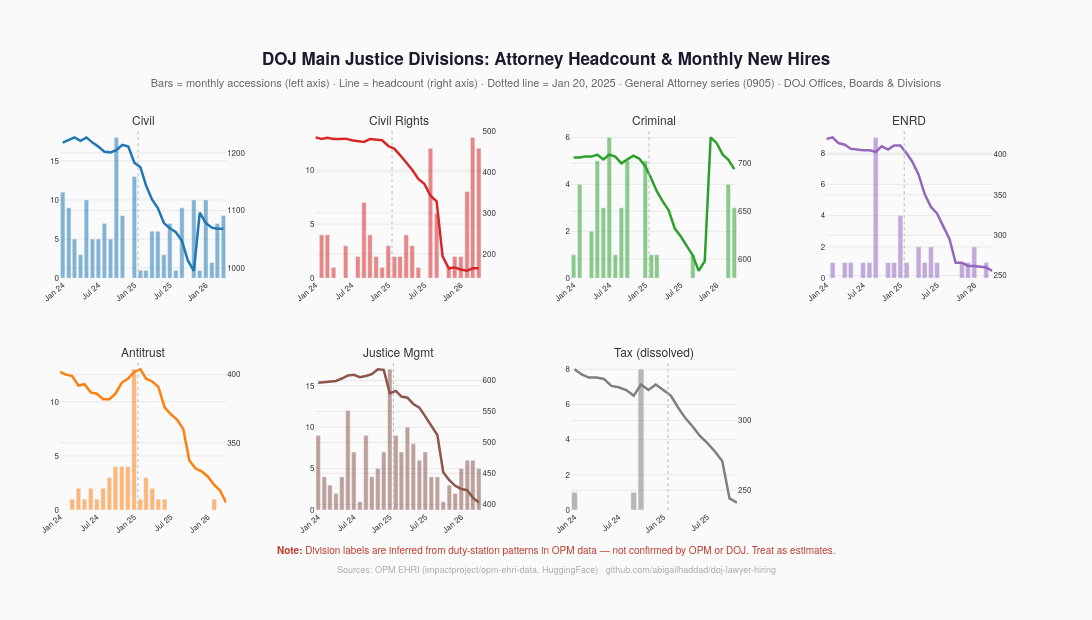

Notebook code cell kept with this figure:
### Code cell
DIVISIONS_ORDERED = [
    ("1845", "Civil"),
    ("1818", "Civil Rights"),
    ("1034", "Criminal"),
    ("1036", "ENRD"),
    ("1830", "Antitrust"),
    ("1831", "Justice Mgmt"),
    ("1817", "Tax (dissolved)"),
]
DIV_COLORS = ['#1f77b4', '#d62728', '#2ca02c', '#9467bd', '#ff7f0e', '#8c564b', '#7f7f7f']

NCOLS = 4
NROWS = 2
specs  = [[{"secondary_y": True}] * NCOLS for _ in range(NROWS)]
titles = [name for _, name in DIVISIONS_ORDERED] + [""]

fig_div = make_subplots(
    rows=NROWS, cols=NCOLS,
    specs=specs,
    subplot_titles=titles,
    vertical_spacing=0.22,
    horizontal_spacing=0.09,
)

for idx, (poi, name) in enumerate(DIVISIONS_ORDERED):
    row = idx // NCOLS + 1
    col = idx % NCOLS + 1
    color = DIV_COLORS[idx]

    emp = div_emp_df[div_emp_df['poi'] == poi].sort_values('date')
    acc = div_acc_df[div_acc_df['poi'] == poi].sort_values('date')

    fig_div.add_trace(
        go.Bar(x=acc['date'], y=acc['accessions'],
               marker_color=color, opacity=0.55,
               name=name, showlegend=False),
        row=row, col=col, secondary_y=False,
    )
    fig_div.add_trace(
        go.Scatter(x=emp['date'], y=emp['headcount'],
                   mode='lines', line=dict(color=color, width=2.5),
                   name=name, showlegend=False),
        row=row, col=col, secondary_y=True,
    )
    fig_div.add_vline(x=INAUGURATION, line=dict(color='#bbb', width=1, dash='dot'),
                      row=row, col=col)

fig_div.update_layout(
    title=dict(
        text=(
            '<b>DOJ Main Justice Divisions: Attorney Headcount & Monthly New Hires</b><br>'
            '<span style="font-size:11px;color:#666">'
            'Bars = monthly accessions (left axis) · Line = headcount (right axis) · '
            'Dotted line = Jan 20, 2025 · General Attorney series (0905) · DOJ Offices, Boards & Divisions'
            '</span>'
        ),
        font=dict(size=17, family=FONT, color='#1a1a2e'),
        x=0.5, xanchor='center',
    ),
    paper_bgcolor=BG, plot_bgcolor=BG,
    font=dict(family=FONT, size=10, color='#333'),
    margin=dict(t=130, b=110, l=60, r=40),
    height=620, width=1150,
)
for ax in fig_div.select_yaxes():
    ax.update(showgrid=True, gridcolor=GRID, zeroline=False, tickfont=dict(size=8))
for ax in fig_div.select_xaxes():
    ax.update(showgrid=False, tickformat='%b %y', tickangle=-40, tickfont=dict(size=8))
for ann in fig_div.layout.annotations:
    ann.font.update(size=12, family=FONT, color='#333')

fig_div.add_annotation(
    x=0.5, y=-0.13, xref='paper', yref='paper', showarrow=False, xanchor='center',
    text='<b>Note:</b> Division labels are inferred from duty-station patterns in OPM data — not confirmed by OPM or DOJ. Treat as estimates.',
    font=dict(size=10, color='#c0392b', family=FONT),
)
fig_div.add_annotation(
    x=0.5, y=-0.18, xref='paper', yref='paper', showarrow=False, xanchor='center',
    text='Sources: OPM EHRI (impactproject/opm-ehri-data, HuggingFace) · github.com/abigailhaddad/doj-lawyer-hiring',
    font=dict(size=9, color='#aaa', family=FONT),
)

fig_div.show()
fig_div.write_image('doj_divisions.png', scale=2)
print('Saved: doj_divisions.png')

### Figure 1 — Plotly figure (JSON) as saved in the notebook; plotly's stock layout.template omitted (floating-point values rounded to 4 significant figures)
{"data": [{"marker": {"color": "#1f77b4"}, "name": "Civil", "opacity": 0.55, "showlegend": false, "type": "bar", "x": ["2024-01-01T00:00:00", "2024-02-01T00:00:00", "2024-03-01T00:00:00", "2024-04-01T00:00:00", "2024-05-01T00:00:00", "2024-06-01T00:00:00", "2024-07-01T00:00:00", "2024-08-01T00:00:00", "2024-09-01T00:00:00", "2024-10-01T00:00:00", "2024-11-01T00:00:00", "2025-01-01T00:00:00", "2025-02-01T00:00:00", "2025-03-01T00:00:00", "2025-04-01T00:00:00", "2025-05-01T00:00:00", "2025-06-01T00:00:00", "2025-07-01T00:00:00", "2025-08-01T00:00:00", "2025-09-01T00:00:00", "2025-11-01T00:00:00", "2025-12-01T00:00:00", "2026-01-01T00:00:00", "2026-02-01T00:00:00", "2026-03-01T00:00:00", "2026-04-01T00:00:00"], "xaxis": "x", "y": [11.0, 9.0, 5.0, 3.0, 10.0, 5.0, 5.0, 7.0, 5.0, 18.0, 8.0, 13.0, 1.0, 1.0, 6.0, 6.0, 3.0, 7.0, 1.0, 9.0, 10.0, 1.0, 10.0, 2.0, 7.0, 8.0], "yaxis": "y"}, {"line": {"color": "#1f77b4", "width": 2.5}, "mode": "lines", "name": "Civil", "showlegend": false, "type": "scatter", "x": ["2024-01-01T00:00:00", "2024-02-01T00:00:00", "2024-03-01T00:00:00", "2024-04-01T00:00:00", "2024-05-01T00:00:00", "2024-06-01T00:00:00", "2024-07-01T00:00:00", "2024-08-01T00:00:00", "2024-09-01T00:00:00", "2024-10-01T00:00:00", "2024-11-01T00:00:00", "2024-12-01T00:00:00", "2025-01-01T00:00:00", "2025-02-01T00:00:00", "2025-03-01T00:00:00", "2025-04-01T00:00:00", "2025-05-01T00:00:00", "2025-06-01T00:00:00", "2025-07-01T00:00:00", "2025-08-01T00:00:00", "2025-09-01T00:00:00", "2025-10-01T00:00:00", "2025-11-01T00:00:00", "2025-12-01T00:00:00", "2026-01-01T00:00:00", "2026-02-01T00:00:00", "2026-03-01T00:00:00", "2026-04-01T00:00:00"], "xaxis": "x", "y": [1218.0, 1222.0, 1227.0, 1221.0, 1227.0, 1218.0, 1211.0, 1202.0, 1201.0, 1205.0, 1214.0, 1211.0, 1183.0, 1175.0, 1144.0, 1119.0, 1104.0, 1078.0, 1069.0, 1062.0, 1047.0, 1013.0, 995.0, 1096.0, 1078.0, 1070.0, 1068.0, 1068.0], "yaxis": "y2"}, {"marker": {"color": "#d62728"}, "name": "Civil Rights", "opacity": 0.55, "showlegend": false, "type": "bar", "x": ["2024-02-01T00:00:00", "2024-03-01T00:00:00", "2024-04-01T00:00:00", "2024-06-01T00:00:00", "2024-08-01T00:00:00", "2024-09-01T00:00:00", "2024-10-01T00:00:00", "2024-11-01T00:00:00", "2024-12-01T00:00:00", "2025-01-01T00:00:00", "2025-02-01T00:00:00", "2025-03-01T00:00:00", "2025-04-01T00:00:00", "2025-05-01T00:00:00", "2025-06-01T00:00:00", "2025-08-01T00:00:00", "2025-09-01T00:00:00", "2025-11-01T00:00:00", "2025-12-01T00:00:00", "2026-01-01T00:00:00", "2026-02-01T00:00:00", "2026-03-01T00:00:00", "2026-04-01T00:00:00"], "xaxis": "x2", "y": [4.0, 4.0, 1.0, 3.0, 2.0, 7.0, 4.0, 2.0, 1.0, 3.0, 2.0, 2.0, 4.0, 3.0, 1.0, 12.0, 6.0, 1.0, 2.0, 2.0, 8.0, 13.0, 12.0], "yaxis": "y3"}, {"line": {"color": "#d62728", "width": 2.5}, "mode": "lines", "name": "Civil Rights", "showlegend": false, "type": "scatter", "x": ["2024-01-01T00:00:00", "2024-02-01T00:00:00", "2024-03-01T00:00:00", "2024-04-01T00:00:00", "2024-05-01T00:00:00", "2024-06-01T00:00:00", "2024-07-01T00:00:00", "2024-08-01T00:00:00", "2024-09-01T00:00:00", "2024-10-01T00:00:00", "2024-11-01T00:00:00", "2024-12-01T00:00:00", "2025-01-01T00:00:00", "2025-02-01T00:00:00", "2025-03-01T00:00:00", "2025-04-01T00:00:00", "2025-05-01T00:00:00", "2025-06-01T00:00:00", "2025-07-01T00:00:00", "2025-08-01T00:00:00", "2025-09-01T00:00:00", "2025-10-01T00:00:00", "2025-11-01T00:00:00", "2025-12-01T00:00:00", "2026-01-01T00:00:00", "2026-02-01T00:00:00", "2026-03-01T00:00:00", "2026-04-01T00:00:00"], "xaxis": "x2", "y": [484.0, 480.0, 483.0, 480.0, 480.0, 481.0, 477.0, 475.0, 473.0, 480.0, 478.0, 477.0, 463.0, 456.0, 441.0, 423.0, 405.0, 383.0, 371.0, 342.0, 328.0, 194.0, 165.0, 167.0, 162.0, 159.0, 165.0, 165.0], "yaxis": "y4"}, {"marker": {"color": "#2ca02c"}, "name": "Criminal", "opacity": 0.55, "showlegend": false, "type": "bar", "x": ["2024-01-01T00:00:00", "2024-02-01T00:00:00", "2024-04-01T00:00:00", "2024-05-01T00:00:00", "2024-06-01T00:00:00", "2024-07-01T00:00:00", "2024-08-01T00:00:00", "2024-09-01T00:00:00", "2024-10-01T00:00:00", "2025-01-01T00:00:00", "2025-02-01T00:00:00", "2025-03-01T00:00:00", "2025-09-01T00:00:00", "2026-03-01T00:00:00", "2026-04-01T00:00:00"], "xaxis": "x3", "y": [1.0, 4.0, 2.0, 5.0, 3.0, 6.0, 1.0, 3.0, 5.0, 5.0, 1.0, 1.0, 1.0, 4.0, 3.0], "yaxis": "y5"}, {"line": {"color": "#2ca02c", "width": 2.5}, "mode": "lines", "name": "Criminal", "showlegend": false, "type": "scatter", "x": ["2024-01-01T00:00:00", "2024-02-01T00:00:00", "2024-03-01T00:00:00", "2024-04-01T00:00:00", "2024-05-01T00:00:00", "2024-06-01T00:00:00", "2024-07-01T00:00:00", "2024-08-01T00:00:00", "2024-09-01T00:00:00", "2024-10-01T00:00:00", "2024-11-01T00:00:00", "2024-12-01T00:00:00", "2025-01-01T00:00:00", "2025-02-01T00:00:00", "2025-03-01T00:00:00", "2025-04-01T00:00:00", "2025-05-01T00:00:00", "2025-06-01T00:00:00", "2025-07-01T00:00:00", "2025-08-01T00:00:00", "2025-09-01T00:00:00", "2025-10-01T00:00:00", "2025-11-01T00:00:00", "2025-12-01T00:00:00", "2026-01-01T00:00:00", "2026-02-01T00:00:00", "2026-03-01T00:00:00", "2026-04-01T00:00:00"], "xaxis": "x3", "y": [706.0, 706.0, 707.0, 707.0, 709.0, 704.0, 709.0, 707.0, 700.0, 704.0, 708.0, 705.0, 697.0, 684.0, 671.0, 660.0, 651.0, 632.0, 624.0, 614.0, 604.0, 588.0, 598.0, 727.0, 721.0, 709.0, 704.0, 694.0], "yaxis": "y6"}, {"marker": {"color": "#9467bd"}, "name": "ENRD", "opacity": 0.55, "showlegend": false, "type": "bar", "x": ["2024-02-01T00:00:00", "2024-04-01T00:00:00", "2024-05-01T00:00:00", "2024-07-01T00:00:00", "2024-08-01T00:00:00", "2024-09-01T00:00:00", "2024-11-01T00:00:00", "2024-12-01T00:00:00", "2025-01-01T00:00:00", "2025-02-01T00:00:00", "2025-04-01T00:00:00", "2025-05-01T00:00:00", "2025-06-01T00:00:00", "2025-07-01T00:00:00", "2025-11-01T00:00:00", "2025-12-01T00:00:00", "2026-01-01T00:00:00", "2026-03-01T00:00:00"], "xaxis": "x4", "y": [1.0, 1.0, 1.0, 1.0, 1.0, 9.0, 1.0, 1.0, 4.0, 1.0, 2.0, 1.0, 2.0, 1.0, 1.0, 1.0, 2.0, 1.0], "yaxis": "y7"}, {"line": {"color": "#9467bd", "width": 2.5}, "mode": "lines", "name": "ENRD", "showlegend": false, "type": "scatter", "x": ["2024-01-01T00:00:00", "2024-02-01T00:00:00", "2024-03-01T00:00:00", "2024-04-01T00:00:00", "2024-05-01T00:00:00", "2024-06-01T00:00:00", "2024-07-01T00:00:00", "2024-08-01T00:00:00", "2024-09-01T00:00:00", "2024-10-01T00:00:00", "2024-11-01T00:00:00", "2024-12-01T00:00:00", "2025-01-01T00:00:00", "2025-02-01T00:00:00", "2025-03-01T00:00:00", "2025-04-01T00:00:00", "2025-05-01T00:00:00", "2025-06-01T00:00:00", "2025-07-01T00:00:00", "2025-08-01T00:00:00", "2025-09-01T00:00:00", "2025-10-01T00:00:00", "2025-11-01T00:00:00", "2025-12-01T00:00:00", "2026-01-01T00:00:00", "2026-02-01T00:00:00", "2026-03-01T00:00:00", "2026-04-01T00:00:00"], "xaxis": "x4", "y": [419.0, 421.0, 414.0, 412.0, 407.0, 406.0, 405.0, 405.0, 403.0, 410.0, 406.0, 411.0, 411.0, 401.0, 391.0, 375.0, 351.0, 335.0, 327.0, 311.0, 295.0, 266.0, 266.0, 262.0, 262.0, 261.0, 260.0, 256.0], "yaxis": "y8"}, {"marker": {"color": "#ff7f0e"}, "name": "Antitrust", "opacity": 0.55, "showlegend": false, "type": "bar", "x": ["2024-03-01T00:00:00", "2024-04-01T00:00:00", "2024-05-01T00:00:00", "2024-06-01T00:00:00", "2024-07-01T00:00:00", "2024-08-01T00:00:00", "2024-09-01T00:00:00", "2024-10-01T00:00:00", "2024-11-01T00:00:00", "2024-12-01T00:00:00", "2025-01-01T00:00:00", "2025-02-01T00:00:00", "2025-03-01T00:00:00", "2025-04-01T00:00:00", "2025-05-01T00:00:00", "2025-06-01T00:00:00", "2026-02-01T00:00:00"], "xaxis": "x5", "y": [1.0, 2.0, 1.0, 2.0, 1.0, 2.0, 3.0, 4.0, 4.0, 4.0, 13.0, 1.0, 3.0, 2.0, 1.0, 1.0, 1.0], "yaxis": "y9"}, {"line": {"color": "#ff7f0e", "width": 2.5}, "mode": "lines", "name": "Antitrust", "showlegend": false, "type": "scatter", "x": ["2024-01-01T00:00:00", "2024-02-01T00:00:00", "2024-03-01T00:00:00", "2024-04-01T00:00:00", "2024-05-01T00:00:00", "2024-06-01T00:00:00", "2024-07-01T00:00:00", "2024-08-01T00:00:00", "2024-09-01T00:00:00", "2024-10-01T00:00:00", "2024-11-01T00:00:00", "2024-12-01T00:00:00", "2025-01-01T00:00:00", "2025-02-01T00:00:00", "2025-03-01T00:00:00", "2025-04-01T00:00:00", "2025-05-01T00:00:00", "2025-06-01T00:00:00", "2025-07-01T00:00:00", "2025-08-01T00:00:00", "2025-09-01T00:00:00", "2025-10-01T00:00:00", "2025-11-01T00:00:00", "2025-12-01T00:00:00", "2026-01-01T00:00:00", "2026-02-01T00:00:00", "2026-03-01T00:00:00", "2026-04-01T00:00:00"], "xaxis": "x5", "y": [402.0, 400.0, 399.0, 392.0, 393.0, 387.0, 386.0, 382.0, 382.0, 386.0, 394.0, 397.0, 402.0, 404.0, 397.0, 395.0, 391.0, 376.0, 371.0, 367.0, 360.0, 337.0, 331.0, 329.0, 325.0, 319.0, 315.0, 306.0], "yaxis": "y10"}, {"marker": {"color": "#8c564b"}, "name": "Justice Mgmt", "opacity": 0.55, "showlegend": false, "type": "bar", "x": ["2024-01-01T00:00:00", "2024-02-01T00:00:00", "2024-03-01T00:00:00", "2024-04-01T00:00:00", "2024-05-01T00:00:00", "2024-06-01T00:00:00", "2024-07-01T00:00:00", "2024-08-01T00:00:00", "2024-09-01T00:00:00", "2024-10-01T00:00:00", "2024-11-01T00:00:00", "2024-12-01T00:00:00", "2025-01-01T00:00:00", "2025-02-01T00:00:00", "2025-03-01T00:00:00", "2025-04-01T00:00:00", "2025-05-01T00:00:00", "2025-06-01T00:00:00", "2025-07-01T00:00:00", "2025-08-01T00:00:00", "2025-09-01T00:00:00", "2025-10-01T00:00:00", "2025-11-01T00:00:00", "2025-12-01T00:00:00", "2026-01-01T00:00:00", "2026-02-01T00:00:00", "2026-03-01T00:00:00", "2026-04-01T00:00:00"], "xaxis": "x6", "y": [9.0, 4.0, 3.0, 2.0, 4.0, 12.0, 7.0, 1.0, 9.0, 4.0, 5.0, 7.0, 17.0, 9.0, 7.0, 10.0, 8.0, 6.0, 7.0, 4.0, 4.0, 1.0, 3.0, 2.0, 5.0, 6.0, 6.0, 5.0], "yaxis": "y11"}, {"line": {"color": "#8c564b", "width": 2.5}, "mode": "lines", "name": "Justice Mgmt", "showlegend": false, "type": "scatter", "x": ["2024-01-01T00:00:00", "2024-02-01T00:00:00", "2024-03-01T00:00:00", "2024-04-01T00:00:00", "2024-05-01T00:00:00", "2024-06-01T00:00:00", "2024-07-01T00:00:00", "2024-08-01T00:00:00", "2024-09-01T00:00:00", "2024-10-01T00:00:00", "2024-11-01T00:00:00", "2024-12-01T00:00:00", "2025-01-01T00:00:00", "2025-02-01T00:00:00", "2025-03-01T00:00:00", "2025-04-01T00:00:00", "2025-05-01T00:00:00", "2025-06-01T00:00:00", "2025-07-01T00:00:00", "2025-08-01T00:00:00", "2025-09-01T00:00:00", "2025-10-01T00:00:00", "2025-11-01T00:00:00", "2025-12-01T00:00:00", "2026-01-01T00:00:00", "2026-02-01T00:00:00", "2026-03-01T00:00:00", "2026-04-01T00:00:00"], "xaxis": "x6", "y": [596.0, 597.0, 597.0, 599.0, 603.0, 608.0, 609.0, 605.0, 607.0, 610.0, 618.0, 617.0, 579.0, 583.0, 574.0, 572.0, 562.0, 556.0, 542.0, 527.0, 512.0, 452.0, 439.0, 430.0, 425.0, 423.0, 411.0, 403.0], "yaxis": "y12"}, {"marker": {"color": "#7f7f7f"}, "name": "Tax (dissolved)", "opacity": 0.55, "showlegend": false, "type": "bar", "x": ["2024-01-01T00:00:00", "2024-09-01T00:00:00", "2024-10-01T00:00:00"], "xaxis": "x7", "y": [1.0, 1.0, 8.0], "yaxis": "y13"}, {"line": {"color": "#7f7f7f", "width": 2.5}, "mode": "lines", "name": "Tax (dissolved)", "showlegend": false, "type": "scatter", "x": ["2024-01-01T00:00:00", "2024-02-01T00:00:00", "2024-03-01T00:00:00", "2024-04-01T00:00:00", "2024-05-01T00:00:00", "2024-06-01T00:00:00", "2024-07-01T00:00:00", "2024-08-01T00:00:00", "2024-09-01T00:00:00", "2024-10-01T00:00:00", "2024-11-01T00:00:00", "2024-12-01T00:00:00", "2025-01-01T00:00:00", "2025-02-01T00:00:00", "2025-03-01T00:00:00", "2025-04-01T00:00:00", "2025-05-01T00:00:00", "2025-06-01T00:00:00", "2025-07-01T00:00:00", "2025-08-01T00:00:00", "2025-09-01T00:00:00", "2025-10-01T00:00:00", "2025-11-01T00:00:00"], "xaxis": "x7", "y": [337.0, 333.0, 331.0, 331.0, 330.0, 325.0, 324.0, 322.0, 318.0, 326.0, 322.0, 326.0, 322.0, 318.0, 310.0, 302.0, 296.0, 289.0, 284.0, 278.0, 271.0, 244.0, 241.0], "yaxis": "y14"}], "layout": {"annotations": [{"font": {"color": "#333", "family": "Helvetica Neue, Arial, sans-serif", "size": 12}, "showarrow": false, "text": "Civil", "x": 0.08375, "xanchor": "center", "xref": "paper", "y": 1.0, "yanchor": "bottom", "yref": "paper"}, {"font": {"color": "#333", "family": "Helvetica Neue, Arial, sans-serif", "size": 12}, "showarrow": false, "text": "Civil Rights", "x": 0.3412, "xanchor": "center", "xref": "paper", "y": 1.0, "yanchor": "bottom", "yref": "paper"}, {"font": {"color": "#333", "family": "Helvetica Neue, Arial, sans-serif", "size": 12}, "showarrow": false, "text": "Criminal", "x": 0.5987, "xanchor": "center", "xref": "paper", "y": 1.0, "yanchor": "bottom", "yref": "paper"}, {"font": {"color": "#333", "family": "Helvetica Neue, Arial, sans-serif", "size": 12}, "showarrow": false, "text": "ENRD", "x": 0.8562, "xanchor": "center", "xref": "paper", "y": 1.0, "yanchor": "bottom", "yref": "paper"}, {"font": {"color": "#333", "family": "Helvetica Neue, Arial, sans-serif", "size": 12}, "showarrow": false, "text": "Antitrust", "x": 0.08375, "xanchor": "center", "xref": "paper", "y": 0.39, "yanchor": "bottom", "yref": "paper"}, {"font": {"color": "#333", "family": "Helvetica Neue, Arial, sans-serif", "size": 12}, "showarrow": false, "text": "Justice Mgmt", "x": 0.3412, "xanchor": "center", "xref": "paper", "y": 0.39, "yanchor": "bottom", "yref": "paper"}, {"font": {"color": "#333", "family": "Helvetica Neue, Arial, sans-serif", "size": 12}, "showarrow": false, "text": "Tax (dissolved)", "x": 0.5987, "xanchor": "center", "xref": "paper", "y": 0.39, "yanchor": "bottom", "yref": "paper"}, {"font": {"color": "#c0392b", "family": "Helvetica Neue, Arial, sans-serif", "size": 10}, "showarrow": false, "text": "<b>Note:</b> Division labels are inferred from duty-station patterns in OPM data — not confirmed by OPM or DOJ. Treat as estimates.", "x": 0.5, "xanchor": "center", "xref": "paper", "y": -0.13, "yref": "paper"}, {"font": {"color": "#aaa", "family": "Helvetica Neue, Arial, sans-serif", "size": 9}, "showarrow": false, "text": "Sources: OPM EHRI (impactproject/opm-ehri-data, HuggingFace) · github.com/abigailhaddad/doj-lawyer-hiring", "x": 0.5, "xanchor": "center", "xref": "paper", "y": -0.18, "yref": "paper"}], "font": {"color": "#333", "family": "Helvetica Neue, Arial, sans-serif", "size": 10}, "height": 620, "margin": {"b": 110, "l": 60, "r": 40, "t": 130}, "paper_bgcolor": "#FAFAFA", "plot_bgcolor": "#FAFAFA", "shapes": [{"line": {"color": "#bbb", "dash": "dot", "width": 1}, "type": "line", "x0": "2025-01-20", "x1": "2025-01-20", "xref": "x", "y0": 0, "y1": 1, "yref": "y domain"}, {"line": {"color": "#bbb", "dash": "dot", "width": 1}, "type": "line", "x0": "2025-01-20", "x1": "2025-01-20", "xref": "x2", "y0": 0, "y1": 1, "yref": "y3 domain"}, {"line": {"color": "#bbb", "dash": "dot", "width": 1}, "type": "line", "x0": "2025-01-20", "x1": "2025-01-20", "xref": "x3", "y0": 0, "y1": 1, "yref": "y5 domain"}, {"line": {"color": "#bbb", "dash": "dot", "width": 1}, "type": "line", "x0": "2025-01-20", "x1": "2025-01-20", "xref": "x4", "y0": 0, "y1": 1, "yref": "y7 domain"}, {"line": {"color": "#bbb", "dash": "dot", "width": 1}, "type": "line", "x0": "2025-01-20", "x1": "2025-01-20", "xref": "x5", "y0": 0, "y1": 1, "yref": "y9 domain"}, {"line": {"color": "#bbb", "dash": "dot", "width": 1}, "type": "line", "x0": "2025-01-20", "x1": "2025-01-20", "xref": "x6", "y0": 0, "y1": 1, "yref": "y11 domain"}, {"line": {"color": "#bbb", "dash": "dot", "width": 1}, "type": "line", "x0": "2025-01-20", "x1": "2025-01-20", "xref": "x7", "y0": 0, "y1": 1, "yref": "y13 domain"}], "title": {"font": {"color": "#1a1a2e", "family": "Helvetica Neue, Arial, sans-serif", "size": 17}, "text": "<b>DOJ Main Justice Divisions: Attorney Headcount & Monthly New Hires</b><br><span style=\"font-size:11px;color:#666\">Bars = monthly accessions (left axis) · Line = headcount (right axis) · Dotted line = Jan 20, 2025 · General Attorney series (0905) · DOJ Offices, Boards & Divisions</span>", "x": 0.5, "xanchor": "center"}, "width": 1150, "xaxis": {"anchor": "y", "domain": [0.0, 0.1675], "showgrid": false, "tickangle": -40, "tickfont": {"size": 8}, "tickformat": "%b %y"}, "xaxis2": {"anchor": "y3", "domain": [0.2575, 0.425], "showgrid": false, "tickangle": -40, "tickfont": {"size": 8}, "tickformat": "%b %y"}, "xaxis3": {"anchor": "y5", "domain": [0.515, 0.6825], "showgrid": false, "tickangle": -40, "tickfont": {"size": 8}, "tickformat": "%b %y"}, "xaxis4": {"anchor": "y7", "domain": [0.7725, 0.94], "showgrid": false, "tickangle": -40, "tickfont": {"size": 8}, "tickformat": "%b %y"}, "xaxis5": {"anchor": "y9", "domain": [0.0, 0.1675], "showgrid": false, "tickangle": -40, "tickfont": {"size": 8}, "tickformat": "%b %y"}, "xaxis6": {"anchor": "y11", "domain": [0.2575, 0.425], "showgrid": false, "tickangle": -40, "tickfont": {"size": 8}, "tickformat": "%b %y"}, "xaxis7": {"anchor": "y13", "domain": [0.515, 0.6825], "showgrid": false, "tickangle": -40, "tickfont": {"size": 8}, "tickformat": "%b %y"}, "xaxis8": {"anchor": "y15", "domain": [0.7725, 0.94], "showgrid": false, "tickangle": -40, "tickfont": {"size": 8}, "tickformat": "%b %y"}, "yaxis": {"anchor": "x", "domain": [0.61, 1.0], "gridcolor": "#E8E8E8", "showgrid": true, "tickfont": {"size": 8}, "zeroline": false}, "yaxis10": {"anchor": "x5", "gridcolor": "#E8E8E8", "overlaying": "y9", "showgrid": true, "side": "right", "tickfont": {"size": 8}, "zeroline": false}, "yaxis11": {"anchor": "x6", "domain": [0.0, 0.39], "gridcolor": "#E8E8E8", "showgrid": true, "tickfont": {"size": 8}, "zeroline": false}, "yaxis12": {"anchor": "x6", "gridcolor": "#E8E8E8", "overlaying": "y11", "showgrid": true, "side": "right", "tickfont": {"size": 8}, "zeroline": false}, "yaxis13": {"anchor": "x7", "domain": [0.0, 0.39], "gridcolor": "#E8E8E8", "showgrid": true, "tickfont": {"size": 8}, "zeroline": false}, "yaxis14": {"anchor": "x7", "gridcolor": "#E8E8E8", "overlaying": "y13", "showgrid": true, "side": "right", "tickfont": {"size": 8}, "zeroline": false}, "yaxis15": {"anchor": "x8", "domain": [0.0, 0.39], "gridcolor": "#E8E8E8", "showgrid": true, "tickfont": {"size": 8}, "zeroline": false}, "yaxis16": {"anchor": "x8", "gridcolor": "#E8E8E8", "overlaying": "y15", "showgrid": true, "side": "right", "tickfont": {"size": 8}, "zeroline": false}, "yaxis2": {"anchor": "x", "gridcolor": "#E8E8E8", "overlaying": "y", "showgrid": true, "side": "right", "tickfont": {"size": 8}, "zeroline": false}, "yaxis3": {"anchor": "x2", "domain": [0.61, 1.0], "gridcolor": "#E8E8E8", "showgrid": true, "tickfont": {"size": 8}, "zeroline": false}, "yaxis4": {"anchor": "x2", "gridcolor": "#E8E8E8", "overlaying": "y3", "showgrid": true, "side": "right", "tickfont": {"size": 8}, "zeroline": false}, "yaxis5": {"anchor": "x3", "domain": [0.61, 1.0], "gridcolor": "#E8E8E8", "showgrid": true, "tickfont": {"size": 8}, "zeroline": false}, "yaxis6": {"anchor": "x3", "gridcolor": "#E8E8E8", "overlaying": "y5", "showgrid": true, "side": "right", "tickfont": {"size": 8}, "zeroline": false}, "yaxis7": {"anchor": "x4", "domain": [0.61, 1.0], "gridcolor": "#E8E8E8", "showgrid": true, "tickfont": {"size": 8}, "zeroline": false}, "yaxis8": {"anchor": "x4", "gridcolor": "#E8E8E8", "overlaying": "y7", "showgrid": true, "side": "right", "tickfont": {"size": 8}, "zeroline": false}, "yaxis9": {"anchor": "x5", "domain": [0.0, 0.39], "gridcolor": "#E8E8E8", "showgrid": true, "tickfont": {"size": 8}, "zeroline": false}}}
